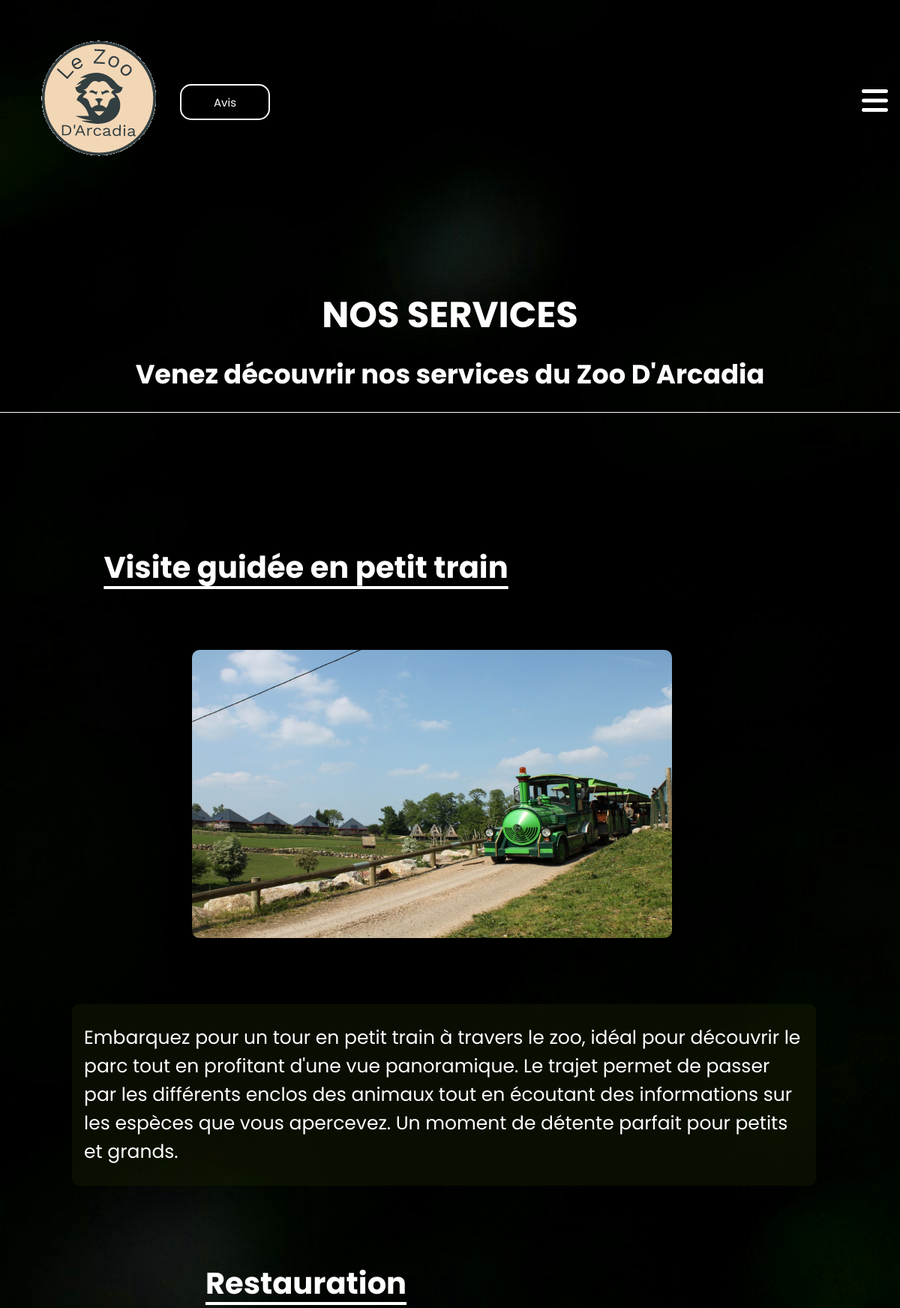
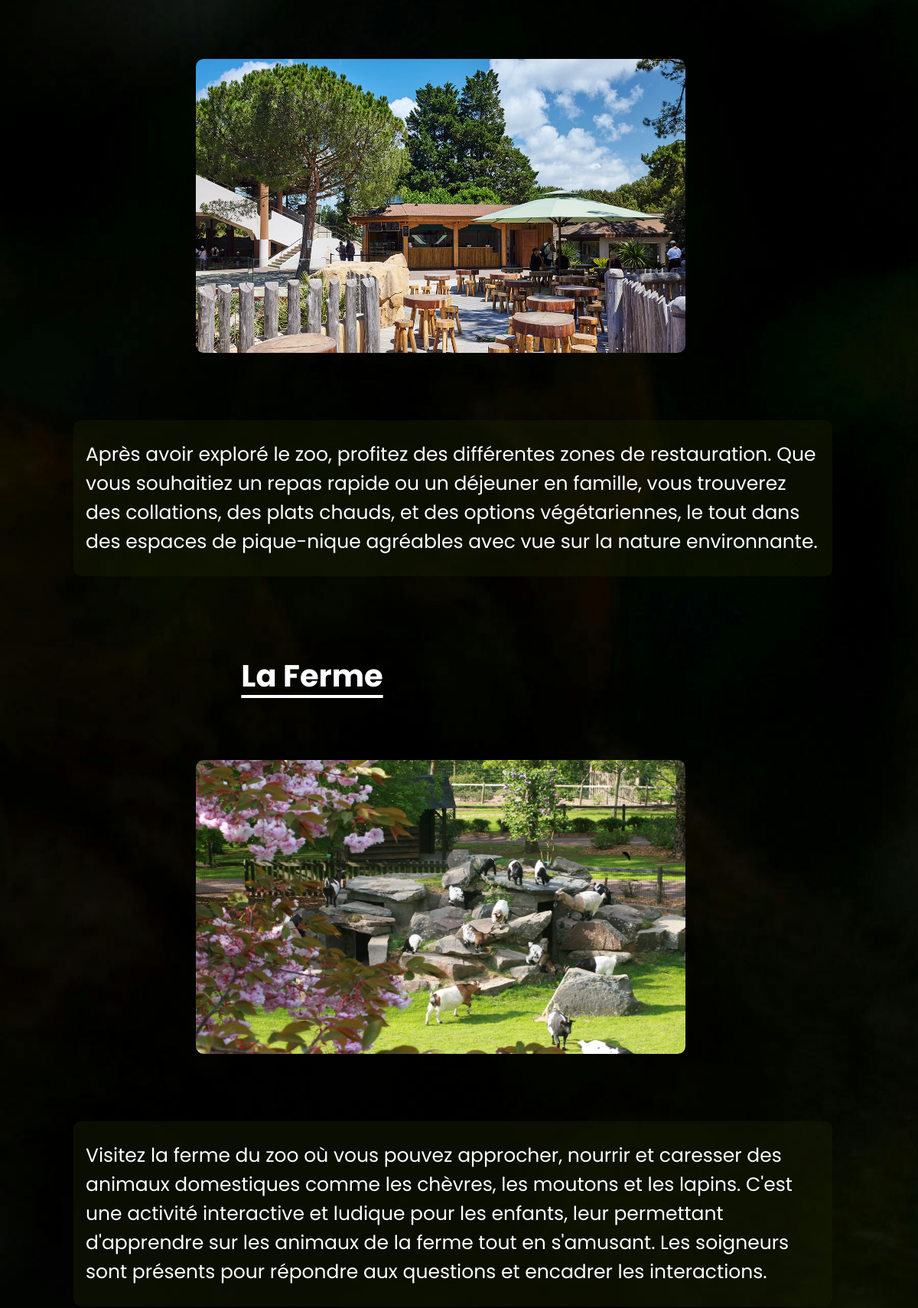
Screenshot of /PHP/activites.php (upper part) with the database file from the repository (2 pictures, top to bottom).
### tables this page shows
CREATE TABLE `activite` (
  `id_activite` int(11) NOT NULL,
  `nom` varchar(50) DEFAULT NULL,
  `description` text DEFAULT NULL,
  `image_activite` varchar(255) DEFAULT NULL
);

### PHP/activites.php (the view, shortened to what this page needs)
<?php
require 'database.php';
$sql = "SELECT * FROM activite WHERE id_activite = ?";
$stmt = $conn->prepare($sql);
$stmt->execute([1]);
$activite1 = $stmt->fetch(PDO::FETCH_ASSOC);
$stmt->execute([2]);
$activite2 = $stmt->fetch(PDO::FETCH_ASSOC);
$stmt->execute([3]);
$activite3 = $stmt->fetch(PDO::FETCH_ASSOC);
?>
<!DOCTYPE html>
<html lang="fr">
<head>
    <link rel="stylesheet" href="../CSS/styles.css">
    <link rel="stylesheet" href="../CSS/dash_admin.css">
    <link rel="stylesheet" href="../CSS/historique.css">
    <link rel="stylesheet" href="../CSS/employes.css">
    <link rel="stylesheet" href="../CSS/veterinaires.css">
    <link rel="stylesheet" href="../CSS/ges_animaux.css">
    <link rel="stylesheet" href="https://cdn.jsdelivr.net/npm/bootstrap-icons@1.11.3/font/bootstrap-icons.min.css">
    <link rel="stylesheet" href="https://cdnjs.cloudflare.com/ajax/libs/font-awesome/6.5.2/css/all.min.css" />
    <link rel="stylesheet" href="https://cdnjs.cloudflare.com/ajax/libs/bootstrap-icons/1.7.2/font/bootstrap-icons.min.css">
</head>
<body>
<header>
<?php include './header.php'; ?>
<?php include './avis.php';?>
</header>
<main>
<div>
        <h1>NOS SERVICES</h1>
</div>
<div class="services_p">
        <p>Venez découvrir nos services du Zoo D'Arcadia<br></p>
</div>
        <divider class="divider"></divider>
<section class="services">
    <div class="service">
        <div>
            <h3><?php echo htmlspecialchars($activite1['nom']); ?></h3>
            <img src="<?php echo htmlspecialchars($activite1['image_activite']); ?>" alt="Image de l'activité">
        </div>
        <div class="serv">
            <p><?php echo htmlspecialchars($activite1['description']); ?></p>
        </div>
    </div>
    <div class="service">
        <div>
            <h3><?php echo htmlspecialchars($activite2['nom']); ?></h3>
            <img src="<?php echo htmlspecialchars($activite2['image_activite']); ?>" alt="Image de l'activité">
        </div>
        <div class="serv">
            <p><?php echo htmlspecialchars($activite2['description']); ?></p>
        </div>
    </div>
    <div class="service">
        <div>
            <h3><?php echo htmlspecialchars($activite3['nom']); ?></h3>
            <img src="<?php echo htmlspecialchars($activite3['image_activite']); ?>" alt="Image de l'activité">
        </div>
        <div class="serv">
            <p><?php echo htmlspecialchars($activite3['description']); ?></p>
        </div>
    </div>
</section>
</main>
</body>
</html>

### CSS/styles.css (style rules this page uses)
* { margin: 0; padding: 0; font-family: 'Poppins', sans-serif; }
body { background-image: url(../ASSETS/pexels-pixabay-33045.jpg); background-size: cover; background-repeat: no-repeat; background-attachment: fixed; height: 100vh; font-family: 'Poppins', sans-serif; color: white; }
main { font-size: 1.2rem; display: contents; }
header { display: flex; align-items: center; position: relative; height: 15rem; margin-top: 1rem; padding: 0 1rem; background: rgba(1, 21, 5, 0.4); }
.divider { display: inline-block; height: 3px; background-color: white; width: 90%; margin-top: 8rem; position: relative; bottom: 2rem; left: 5%; margin-bottom: 5rem; }
h1 { color: white; margin-top: 5rem; font-size: 5rem; text-align: center; font-family: 'Poppins', sans-serif; }
h3 { font-size: 2.5rem; margin-top: 5rem; margin-bottom: 5rem; margin-left: 8rem; cursor: pointer; text-decoration: underline; text-underline-position: under; width: 25rem; }
.services { display: flex; flex-direction: column; align-items: flex-start; }
.services .service { display: flex; align-items: flex-start; margin-bottom: 20px; }
.services .service h3 { font-size: 2.5rem; margin-top: 5rem; margin-bottom: 5rem; margin-left: 8rem; text-decoration: underline; text-underline-position: under; width: 35rem; }
.services .service img { height: 24rem; width: 40rem; margin-left: 3rem; margin-right: 5rem; border-radius: 10px; }
.service .serv { display: flex; flex-direction: column; padding: 1rem; width: 60rem; font-size: 2rem; background-color: rgba(24, 33, 4, 0.42); border-radius: 10px; top: 14rem; position: relative; }
.service .serv p { margin: 10px 0; text-align: left; }
.services_p { font-weight: bold; font-size: 2.2rem; text-align: center; }
@media (max-width: 1375px) { header { background: none; } }
@media (max-width: 1375px) { .divider { left: 0%; height: 1px; background-color: white; width: 100%; bottom: 1%; } }
@media (max-width: 1375px) { h1 { color: white; margin-top: 3rem; font-size: 3rem; text-align: center; font-family: 'Poppins', sans-serif; position: relative; top: 5rem; } }
@media (max-width: 1375px) { h3 { font-size: 2.5rem; margin-top: 5rem; margin-bottom: 5rem; margin-left: 8rem; cursor: pointer; text-decoration: underline; text-underline-position: under; width: 25rem; } }
@media (max-width: 1375px) { .services { display: flex; flex-direction: column; gap: 5rem; } }
@media (max-width: 1375px) { .service { display: flex; flex-direction: column; align-items: center; text-align: center; margin-bottom: 2rem; } }
@media (max-width: 1375px) { .service img { max-width: 40rem; max-height: 25rem; position: relative; left: 13rem; cursor: pointer; border-radius: 26px; } }
@media (max-width: 1375px) { .service h3 { margin-top: 10px; margin-left: 24.5rem; font-size: 1.5em; } }
@media (max-width: 1375px) { .service .serv { display: flex; flex-direction: column; padding: 1rem; width: 60rem; font-size: 25px; background-color: rgba(24, 33, 4, 0.42); border-radius: 10px; position: relative; top: 5rem; left: 6rem; } }
@media (max-width: 1375px) { .service .serv p { margin: 10px 0; text-align: left; } }
@media (max-width: 1375px) { .services_p { position: relative; top: 6rem; font-weight: bold; font-size: 2.2rem; text-align: center; } }

### rows the page displays
activite: nom "Visite guidée en petit train", image_activite (picture), description "Embarquez pour un tour en petit train à travers le zoo, idéal pour découvrir le parc tout en profitant d'une vue panoramique. Le trajet permet de passer par les différents enclos des animaux tout en écoutant des informations sur les espèces que vous apercevez. Un moment de détente parfait pour petits et grands."
activite: nom "Restauration", image_activite (picture), description "Après avoir exploré le zoo, profitez des différentes zones de restauration. Que vous souhaitiez un repas rapide ou un déjeuner en famille, vous trouverez des collations, des plats chauds, et des options végétariennes, le tout dans des espaces de pique-nique agréables avec vue sur la nature environnante."
activite: nom "La Ferme", image_activite (picture), description "Visitez la ferme du zoo où vous pouvez approcher, nourrir et caresser des animaux domestiques comme les chèvres, les moutons et les lapins. C'est une activité interactive et ludique pour les enfants, leur permettant d'apprendre sur les animaux de la ferme tout en s'amusant. Les soigneurs sont présents pour répondre aux questions et encadrer les interactions."
